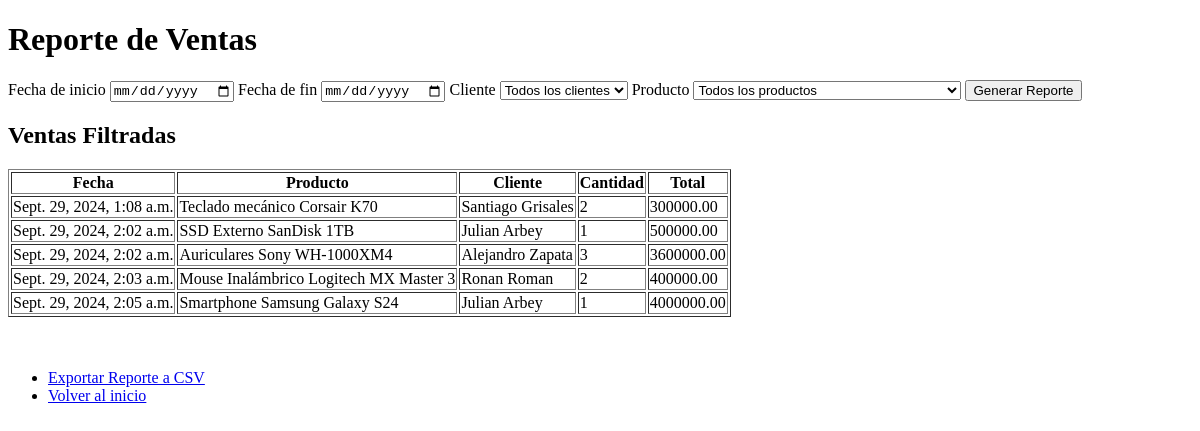
Before: /ventas/reporte/ with the older database file.
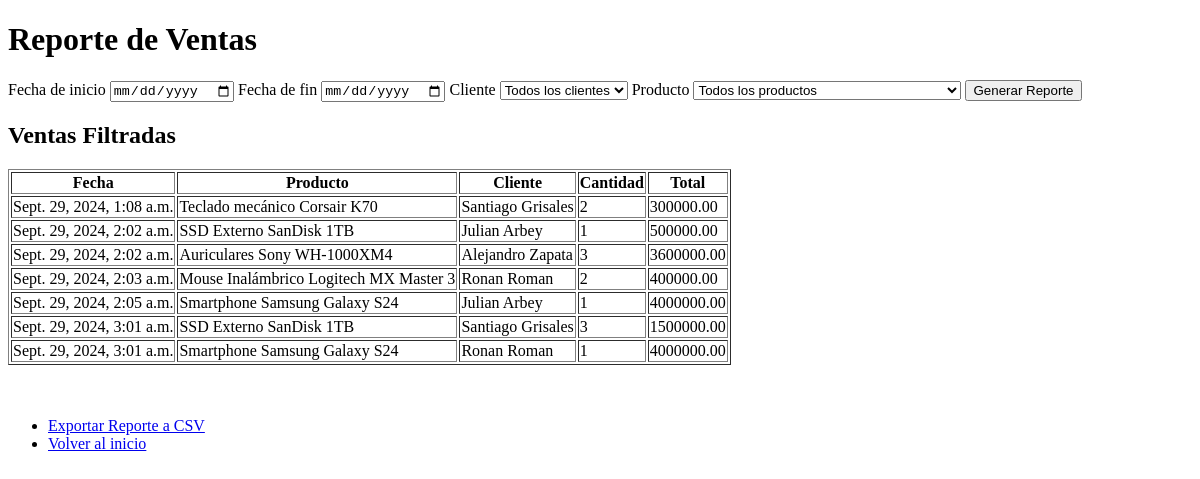
After: the same page with the newer database file.
### inventario/models.py (models this page shows, shortened)
class Venta(models.Model):
    producto = models.ForeignKey(Producto, on_delete=models.CASCADE)
    cliente = models.ForeignKey(Cliente, on_delete=models.CASCADE)
    cantidad = models.IntegerField()
    total = models.DecimalField(max_digits=10, decimal_places=2)
    fecha_venta = models.DateTimeField(auto_now_add=True)

class Producto(models.Model):
    nombre = models.CharField(max_length=100)
    categoria = models.ForeignKey(Categoria, on_delete=models.CASCADE)
    proveedor = models.ForeignKey(Proveedor, on_delete=models.SET_NULL, null=True)
    precio = models.DecimalField(max_digits=10, decimal_places=2)
    stock = models.IntegerField()

class Cliente(models.Model):
    nombre = models.CharField(max_length=100)
    correo = models.EmailField()
    telefono = models.CharField(max_length=15)
    direccion = models.TextField()

### inventario/views.py (the view)
# urls.py: path('ventas/reporte/', reporte_ventas, name='reporte_ventas'),
def reporte_ventas(request):
    ventas = Venta.objects.all()
    fecha_inicio = request.GET.get('fecha_inicio')
    fecha_fin = request.GET.get('fecha_fin')
    cliente_id = request.GET.get('cliente_id')
    producto_id = request.GET.get('producto_id')
    if fecha_inicio and fecha_fin:
        ventas = ventas.filter(fecha_venta__range=[parse_date(fecha_inicio), parse_date(fecha_fin)])
    if cliente_id:
        ventas = ventas.filter(cliente_id=cliente_id)
    if producto_id:
        ventas = ventas.filter(producto_id=producto_id)
    clientes = Cliente.objects.all()
    productos = Producto.objects.all()
    return render(request, 'reporte_venta.html', {
        'ventas': ventas,
        'clientes': clientes,
        'productos': productos,
        })

### inventario/templates/reporte_venta.html (shortened to what this page needs)
<!DOCTYPE html>
<head>
</head>
<body>
  <h1>Reporte de Ventas</h1>
  <form method="GET">
    <label for="fecha_inicio">Fecha de inicio</label>
    <input type="date" name="fecha_inicio" id="fecha_inicio" value="{{ request.GET.fecha_inicio }}">
    <label for="fecha_fin">Fecha de fin</label>
    <input type="date" name="fecha_fin" id="fecha_fin" value="{{ request.GET.fecha_fin }}">
    <label for="cliente_id">Cliente</label>
    <select name="cliente_id">
      <option value="">Todos los clientes</option>
    </select>
    <label for="producto_id">Producto</label>
    <select name="producto_id">
      <option value="">Todos los productos</option>
    </select>
    <button type="submit">Generar Reporte</button>
  </form>
  <h2>Ventas Filtradas</h2>
  <table border="1">
    <thead>
      <tr>
        <th>Fecha</th>
        <th>Producto</th>
        <th>Cliente</th>
        <th>Cantidad</th>
        <th>Total</th>
      </tr>
    </thead>
    <tbody>
      {% for venta in ventas %}
      <tr>
        <td>{{ venta.fecha_venta }}</td>
        <td>{{ venta.producto.nombre }}</td>
        <td>{{ venta.cliente.nombre }}</td>
        <td>{{ venta.cantidad }}</td>
        <td>{{ venta.total }}</td>
      </tr>
      {% empty %}
      <tr>
        <td colspan="5">No se encontraron ventas.</td>
      </tr>
      {% endfor %}
    </tbody>
  </table>
  <br><br>
  <ul>
    <li><a href="{% url 'exportar_reporte_ventas_csv' %}?fecha_inicio={{ request.GET.fecha_inicio }}&fecha_fin={{ request.GET.fecha_fin }}&cliente_id={{ request.GET.cliente_id }}&producto_id={{ request.GET.producto_id }}">Exportar Reporte a CSV</a></li>
    <li><a href="{% url 'inicio' %}">Volver al inicio</a></li>
  </ul>
</body>
</html>

Changed rows visible on the page:
added Venta: fecha_venta "Sept. 29, 2024, 3:01 a.m.", producto.nombre "SSD Externo SanDisk 1TB", cliente.nombre "Santiago Grisales", cantidad "3", total "1500000.00"
added Venta: fecha_venta "Sept. 29, 2024, 3:01 a.m.", producto.nombre "Smartphone Samsung Galaxy S24", cliente.nombre "Ronan Roman", cantidad "1", total "4000000.00"
